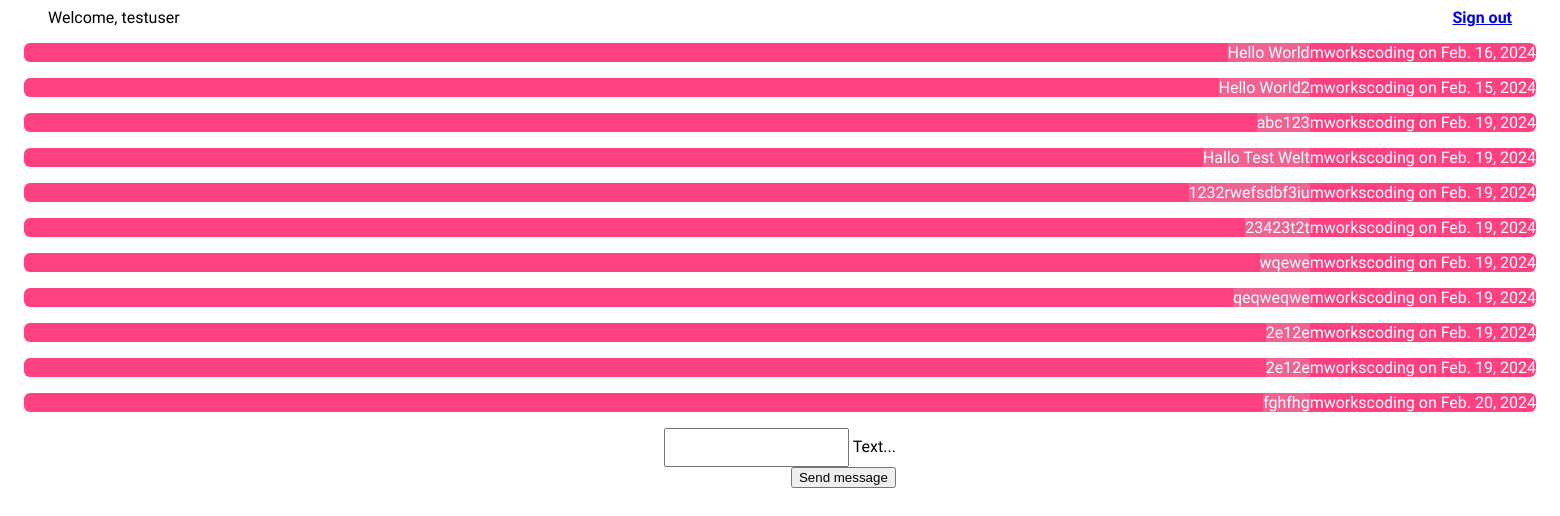
The page /chat/ (signed in) on the database as committed earlier.
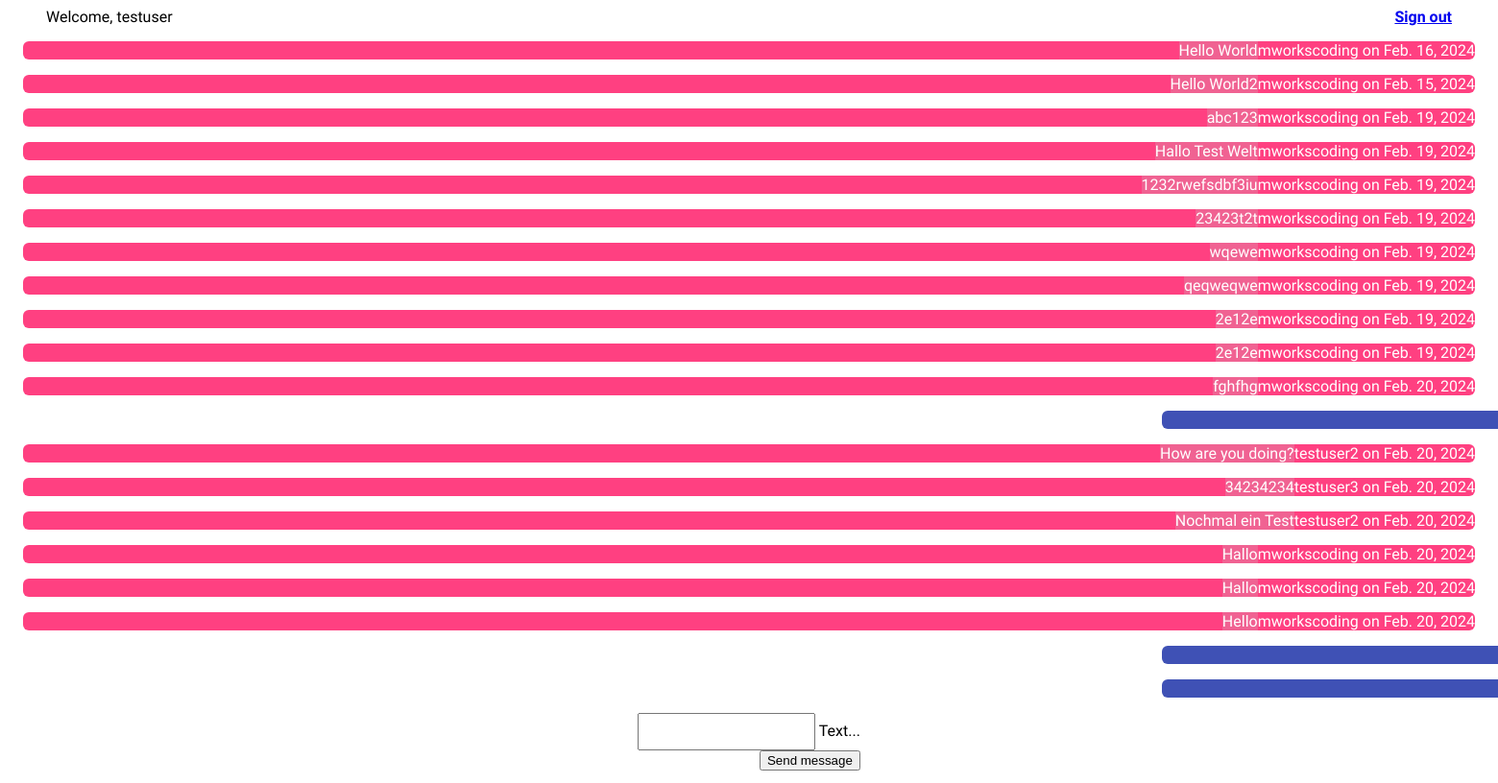
The same page on the database as committed later.
### chat/models.py (models this page shows)
class Message(models.Model):
    text = models.CharField(max_length=500)
    created_at = models.DateField(default=date.today)
    chat = models.ForeignKey(Chat, on_delete=models.CASCADE, related_name='chat_message_set', default=None, blank=True, null=True)
    author = models.ForeignKey(settings.AUTH_USER_MODEL, on_delete=models.CASCADE, related_name='author_message_set')
    receiver = models.ForeignKey(settings.AUTH_USER_MODEL, on_delete=models.CASCADE, related_name='receiver_message_set')

### chat/views.py (the view, shortened to what this page needs)
# urls.py: path('chat/', index),
@login_required(login_url='/login/')#redirect if not logged in
def index(request):
    chatMessages = Message.objects.filter(chat__id=1)
    return render(request, 'chat/index.html', {'messages': chatMessages })

### chat/templates/chat/index.html (shortened to what this page needs)
{% extends "master.html" %} {% block content %}
<div class="chat-content">
  {% if request.user.is_authenticated %} {% for message in messages %}
  {% if message.author == request.user %}
  <div id="messageContainer">
    <div class="demo-card-square mdl-card mdl-shadow--2dp mdl-card-user">
    </div>
  </div>
  {% else %}
  <div class="demo-card-square mdl-card mdl-shadow--2dp mdl-card-not-user">
    <div class="mdl-card__supporting-text mdl-card-not-user-text">
      {{ message.text }}
    </div>
    <div class="mdl-card__actions mdl-card--border">
      <span class="mdl-card__supporting-text">
        {{ message.author.username }} on {{ message.created_at }}
      </span>
    </div>
  </div>
  {% endif %} {% endfor %}
  <div
    class="mdl-card__actions mdl-card--border mdl-card-center input-send-div"
  >
    <form onsubmit="sendMessage(); return false;" method="POST">
      <div class="mdl-textfield mdl-js-textfield mdl-textfield--floating-label">
        <input
          class="mdl-textfield__input"
          name="textmessage"
          type="text"
          id="messageField"
        />
        <label class="mdl-textfield__label" for="messageField">Text...</label>
      </div>
      <button
        class="mdl-button mdl-js-button mdl-button--raised mdl-button--colored"
      >
        Send message
      </button>
    </form>
  </div>
  {% else %}
  <p class="signin-signup mdl-card-center">
    You are not logged in. Please log in <a href="/login/"><b>here</b></a> to
    read your Messages
  </p>
</div>
{% endif %} {% endblock %}

### templates/master.html (shortened to what this page needs)
<!DOCTYPE html>
<html lang="en">
  <head>
    {% load static %}
    <link rel="stylesheet" href="{% static 'css/fonts.css' %}">
    <link rel="stylesheet" href="{% static 'css/style.css' %}" />
    <link rel="stylesheet" href="https://code.getmdl.io/1.3.0/material.indigo-pink.min.css" />
  </head>
 <body>
  <div class="mdl-layout mdl-js-layout">
    <header class="mdl-layout__header mdl-layout__header--scroll">
      <div class="mdl-layout__header-row" style="display: flex; align-items: center; justify-content: space-between;">
        {% if request.user.is_authenticated %}
        <span class="mdl-layout-title">Welcome, {{ request.user.username }}</span>
        <span class="mdl-layout-title"><a href="/sign_out/"><b>Sign out</b></a></span>
        {% else %}
        <span class="mdl-layout-title">Django Chat App</span>
        {% endif %}
      </div>
    </header>
    <main class="mdl-layout__content">
        {% block content%}
         {% endblock %}
    </main>
  </div>
  </body>
</html>

### static/css/style.css (style rules this page uses)
html { scroll-behavior: smooth; }
body { min-height: 100vh; font-family: 'Roboto', sans-serif; }
.chat-content { height: calc(100vh - 115px) !important; }
.mdl-textfield__input { line-height: 2.5 !important; }
.mdl-card { border-radius: 6px !important }
.mdl-card-center { display: flex; flex-direction: column; align-items: center; }
.mdl-layout__header-row { padding: 0 40px 0 40px !important; }
.mdl-card-user { min-height: unset !important; background-color: #3f51b5 !important; display: flex !important; justify-content: flex-end !important; position: relative !important; left: calc(100vw - 374px) !important; margin: 16px !important; }
.mdl-card-not-user { min-height: unset !important; background-color: rgb(255, 64, 129) !important; display: flex !important; justify-content: flex-end !important; position: relative !important; margin: 16px !important; }
.mdl-card-not-user-text { background-color: #f06292 !important; }
.input-send-div { position: sticky; bottom: 0; background-color: white !important; z-index: 1; }
.mdl-card__supporting-text { color: white !important; }
.mdl-card__actions { text-align: end !important; }

Rows that differ between the two databases and show on the page:
added Message: text "How are you doing?", author.username "testuser2", created_at "Feb. 20, 2024"
added Message: text "34234234", author.username "testuser3", created_at "Feb. 20, 2024"
added Message: text "Nochmal ein Test", author.username "testuser2", created_at "Feb. 20, 2024"
added Message: text "Hallo", author.username "mworkscoding", created_at "Feb. 20, 2024"
added Message: text "Hallo", author.username "mworkscoding", created_at "Feb. 20, 2024"
added Message: text "Hello", author.username "mworkscoding", created_at "Feb. 20, 2024"
